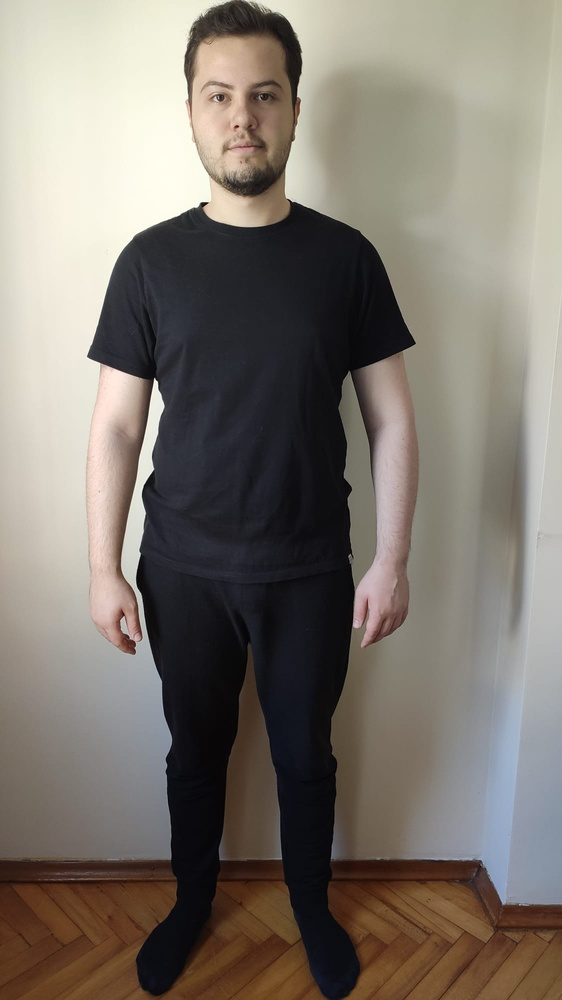
#> input picture Logic/Tests/0.jpg, 562 x 1000 px, shrunk from 1125 x 2000 before the run
$ python -i EdgeDetection.py   (imports and definitions only)
#> lines starting #> are read from the running program, lines starting #| are printed output that depends on the picture; after the words box and inside, x2 and y2 are one past the last pixel; in counts of white or black regions, pixels touching at a corner belong together
#> further down, picture is the input picture: shape (1000, 562, 3); mean B, G, R 109.8, 118.5, 125.8
import cv2


def edge_detection(param_img):
    try:
        img = param_img

        gray = cv2.cvtColor(img, cv2.COLOR_BGR2GRAY)
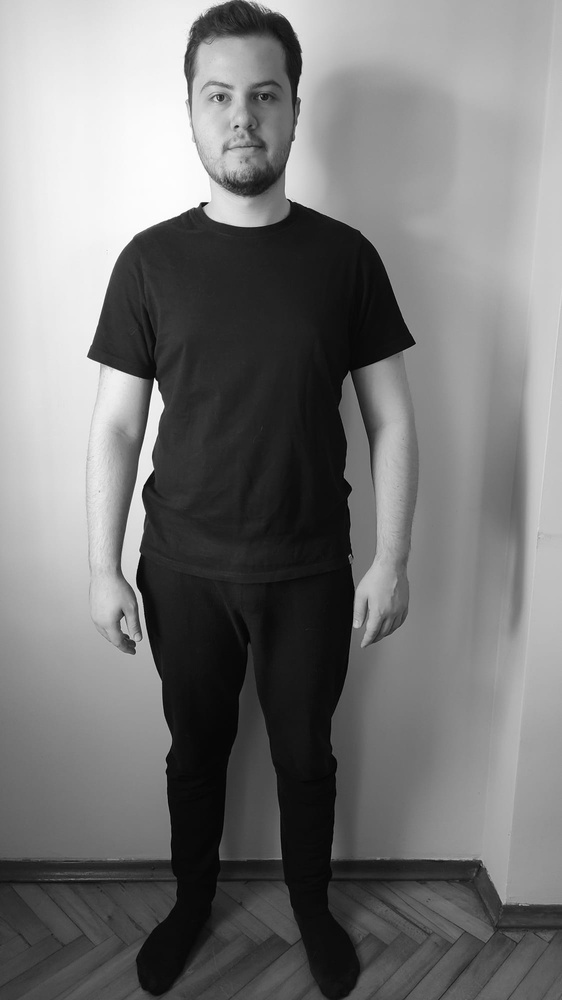
#> gray: shape (1000, 562); min 0, max 254, mean 119.7

        ret, thresh = cv2.threshold(gray, 240, 255, cv2.THRESH_BINARY)
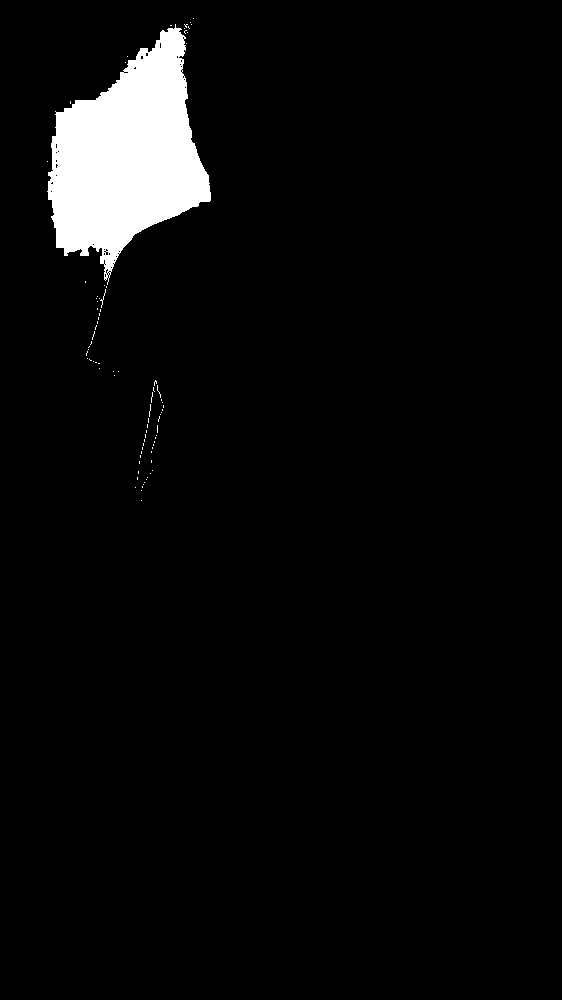
#> thresh: shape (1000, 562); 4.3% white; 85 white regions (83 under 20 px), largest, box (x1, y1, x2, y2) and area: (47, 24, 211, 285) 23730, (100, 289, 106, 308) 22
        thresh = 255 - thresh
#> thresh: shape (1000, 562); 95.7% white; 85 black regions (83 under 20 px)

        shapes, hierarchy = cv2.findContours(image=thresh, mode=cv2.RETR_TREE, method=cv2.CHAIN_APPROX_NONE)
#> shapes = 146 contours, 144 with area under 20; largest, box (x1, y1, x2, y2) and area: (0, 0, 562, 1000) 560439, (46, 23, 212, 281) 24184
        cv2.drawContours(image=img, contours=shapes, contourIdx=-1, color=(0, 255, 0), thickness=2,
                         lineType=cv2.LINE_AA)

        print("Number of contours in image:", len(shapes))

        contours_list = []

        for cnt in shapes:
            for item in cnt:
                contours_list.append(item)

        img = cv2.cvtColor(img, cv2.COLOR_BGR2RGB)
        return img, list(shapes)

    except Exception as e:
        print(e)

>>> import cv2
>>> picture = cv2.imread('../Tests/0.jpg')
>>> result = edge_detection(picture)
